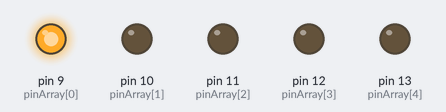
The sketch below on a simulated Arduino Uno, built with avr-gcc and run on an emulated ATmega328P. Parts: output pins drawn as LEDs (lit = HIGH).

Above: at 0.02 s.
At 0.45 s:
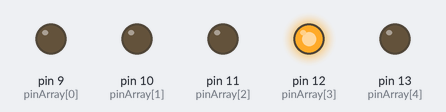
At 1.05 s:
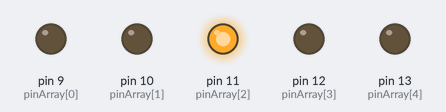
At 1.57 s:
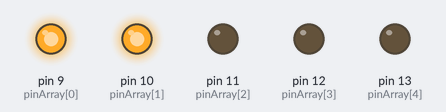
At 2.12 s:
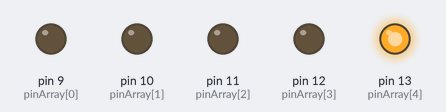
At 3.15 s:
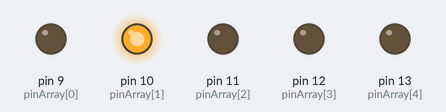
Timing chart, 0 to 3.5 s (numbered marks = the images above):
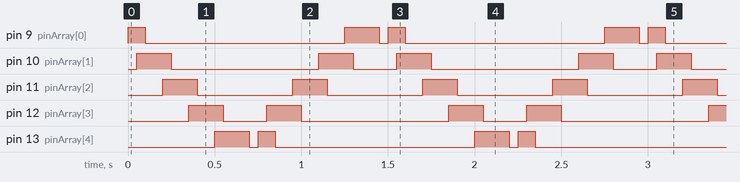

Measured:
- by itself, pin 9 (pinArray[0]): repeats every 1.5 s: LOW 1.2 s, HIGH 0.20 s, LOW 0.05 s, HIGH 0.10 s
- by itself, pin 10 (pinArray[1]): repeats every 1.5 s: LOW 0.85 s, HIGH 0.20 s, LOW 0.25 s, HIGH 0.20 s
- by itself, pin 11 (pinArray[2]): alternates HIGH for 0.20 s and LOW for 0.55 s
- by itself, pin 12 (pinArray[3]): repeats every 1.5 s: LOW 0.25 s, HIGH 0.20 s, LOW 0.85 s, HIGH 0.20 s
- by itself, pin 13 (pinArray[4]): repeats every 1.5 s: LOW 0.05 s, HIGH 0.10 s, LOW 1.2 s, HIGH 0.20 s

The sketch:

KnightRider.ino
```cpp
int pinArray[] = {9,10,11,12,13};
int count = 0;
int timer = 50;
int randPin = 9;

void setup() {
  // put your setup code here, to run once:
  //declares all pins in pin array
  for (count = 0; count < 5; count++) {
    pinMode(pinArray[count], OUTPUT);
  }
}

void loop() {
  // put your main code here, to run repeatedly:
  //turns on LEDs in one direction. Static
  for(count = 0; count < 5; count++){
    digitalWrite(pinArray[count], HIGH);
    delay(timer);
    digitalWrite(pinArray[count+1], HIGH);
    delay(timer);
    digitalWrite(pinArray[count], LOW);
    delay(timer);
  }
  //turns on LEDs in opposite direction. Static
  for (count = 4; count >= 0; count--){
    digitalWrite(pinArray[count], HIGH);
    delay(timer);
    digitalWrite(pinArray[count-1], HIGH);
    delay(timer);
    digitalWrite(pinArray[count], LOW);
    delay(timer);
  }

}
```
